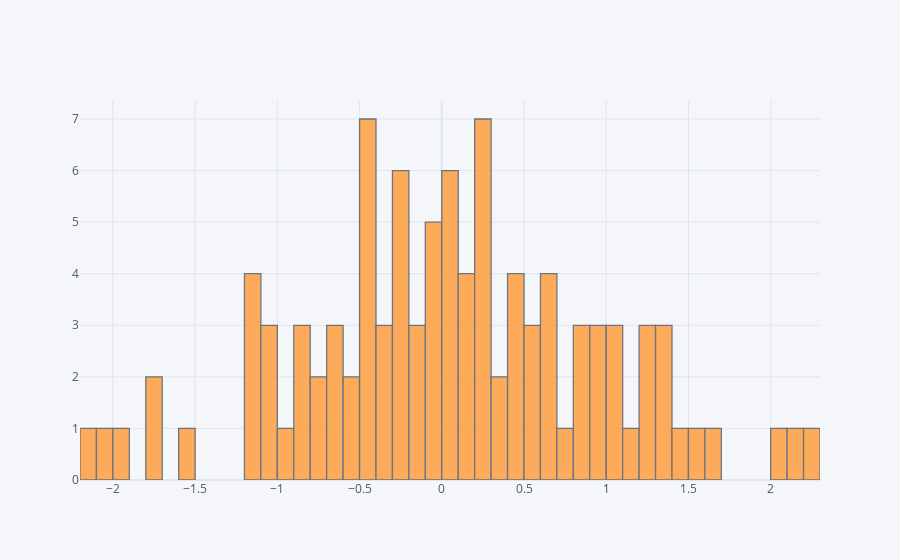

Notebook source saved alongside this figure:
### Markdown cell above
# Histogram

### Code cell
#Creating histogram plot for column A of df
df['A'].iplot(kind='hist',bins=50)

### Figure 1 — Plotly figure (JSON) as saved in the notebook; plotly's stock layout.template omitted (floating-point values rounded to 4 significant figures)
{"data": [{"histfunc": "count", "histnorm": "", "marker": {"color": "rgba(255, 153, 51, 1.0)", "line": {"color": "#4D5663", "width": 1.3}}, "name": "A", "nbinsx": 50, "opacity": 0.8, "orientation": "v", "type": "histogram", "x": [0.7562, 0.2289, 0.625, 1.318, -0.3345, -1.564, 2.241, 0.8424, 0.9149, -2.158, -0.6888, -0.4473, 0.9462, -0.632, 1.261, -0.7429, -1.186, 0.206, -0.0727, 2.146, 1.026, -0.3492, -0.06034, -1.913, -0.2364, 0.3673, -0.4814, 0.9547, 1.582, 0.289, -0.916, 0.3453, 0.4634, 0.2564, 1.223, -0.2634, -0.1853, 0.08392, 1.467, -0.8606, 0.6953, -0.4564, 0.1808, 1.088, -0.5579, 0.4832, 0.458, -1.733, -0.2453, -0.08199, 0.8389, -0.4312, 0.5382, -0.3197, -0.7223, 0.2479, 0.2318, -0.2549, -1.797, 0.4212, -0.5837, 0.04375, -0.1283, -0.1434, 0.8478, -0.08929, 0.2083, -0.8248, -0.2404, -1.013, 0.1042, 1.394, 0.182, -0.4754, 0.004762, -0.2181, 1.676, -1.108, 0.5278, -1.055, -0.07471, -1.122, -2.037, 0.1678, -1.042, 1.237, 1.174, 2.012, 0.05056, -0.679, -0.455, 1.054, -0.8244, -0.4268, 0.003208, 1.344, -1.154, 0.618, 0.6879, 0.586, 0.09997]}], "layout": {"barmode": "overlay", "legend": {"bgcolor": "#F5F6F9", "font": {"color": "#4D5663"}}, "paper_bgcolor": "#F5F6F9", "plot_bgcolor": "#F5F6F9", "title": {"font": {"color": "#4D5663"}}, "xaxis": {"gridcolor": "#E1E5ED", "showgrid": true, "tickfont": {"color": "#4D5663"}, "title": {"font": {"color": "#4D5663"}, "text": ""}, "zerolinecolor": "#E1E5ED"}, "yaxis": {"gridcolor": "#E1E5ED", "showgrid": true, "tickfont": {"color": "#4D5663"}, "title": {"font": {"color": "#4D5663"}, "text": ""}, "zerolinecolor": "#E1E5ED"}}}
